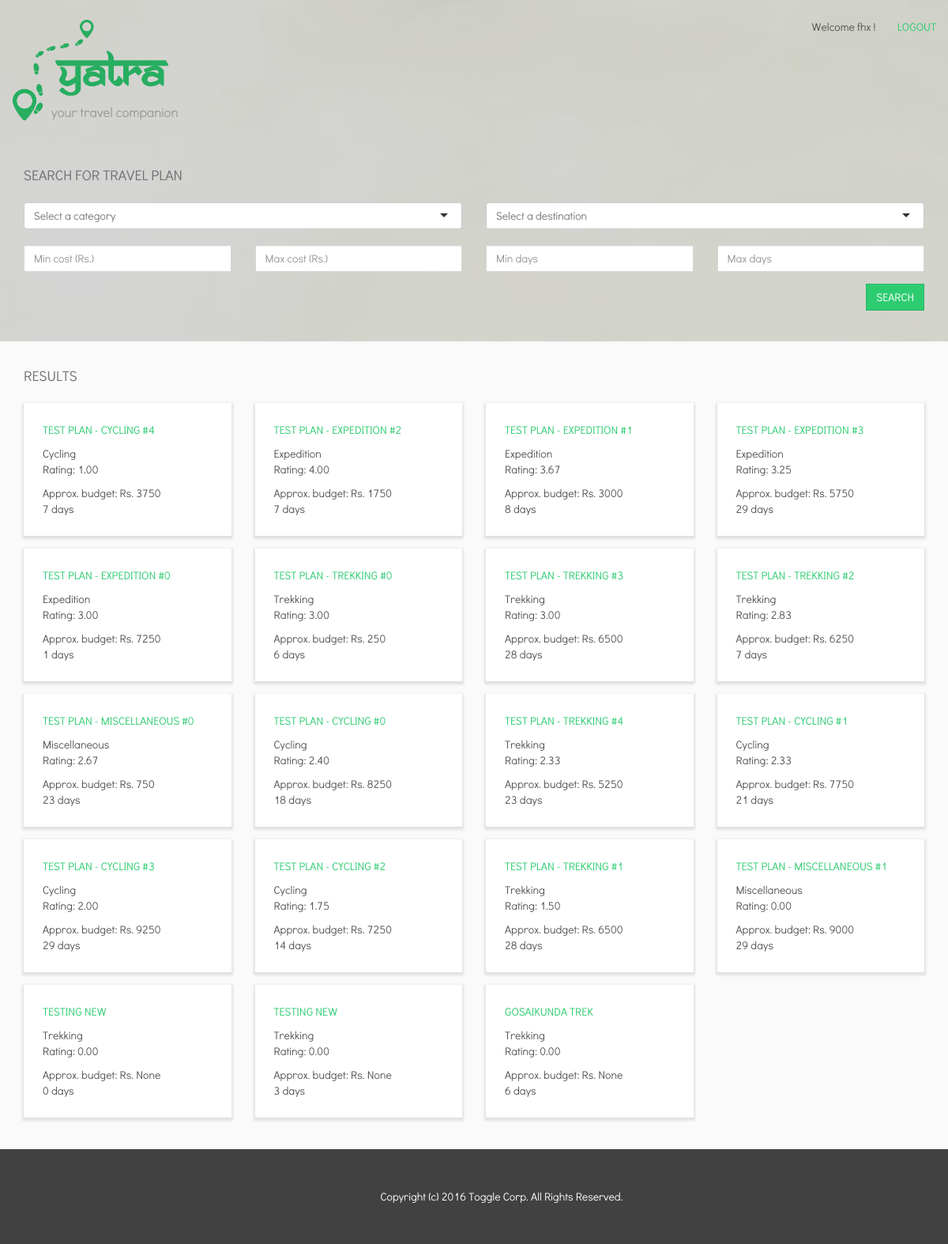
Page /search/ (signed in) on the committed database.
### tour/models.py (models this page shows, shortened)
class Plan(models.Model):
    title = models.CharField(max_length=50)
    category = models.ForeignKey(Category)
    description = models.TextField(blank=True, default="")
    destination = models.ForeignKey(Destination)
    next_point = models.OneToOneField(TripPoint, null=True, blank=True,
                                      default=None)
    budget = models.IntegerField(null=True, blank=True, default=None)
    public = models.BooleanField(default=True)
    number_of_days = models.IntegerField(default=0)
    created_by = models.ForeignKey(User)
    created_at = models.DateTimeField(auto_now_add=True)

class Category(models.Model):
    name = models.CharField(max_length=70, primary_key=True)
    class Meta:
        verbose_name_plural = "categories"
    def __str__(self):
        return self.name

### tour/views.py (the view, shortened to what this page needs)
# urls.py: url(r'^search/$', SearchView.as_view(), name="search"),
class SearchView(View):
    @method_decorator(login_required)
    def get(self, request):
        plan_filter = PlanFilter(Plan.objects.filter(public=True).
                                 exclude(review__posted_by=request.user))
        categ = request.GET.get("category", "")
        dest = request.GET.get("destination", "")
        min_cost = request.GET.get("min_cost", "")
        max_cost = request.GET.get("max_cost", "")
        min_days = request.GET.get("min_days", "")
        max_days = request.GET.get("max_days", "")
        data = {}
        if categ != "":
            plan_filter.category(Category.objects.get(pk=categ))
            data["categ"] = categ
        if min_days != "":
            plan_filter.min_days(int(min_days))
            data["min_days"] = min_days
        if max_days != "":
            plan_filter.max_days(int(max_days))
            data["max_days"] = max_days
        if min_cost != "":
            plan_filter.min_cost(int(min_cost))
            data["min_cost"] = min_cost
        if max_cost != "":
            plan_filter.max_cost(int(max_cost))
            data["max_cost"] = max_cost
        plans = sort_by_recommended(plan_filter.get(), request.user)
        for plan in plans:
            plan.rating = Review.get_average_rating(plan)
        data.update({
            'destinations': [
                d for d in Destination.objects.all()
                if not District.objects.filter(name=d.name).exists()
            ],
            "districts": District.objects.all(),
            "categories": Category.objects.all(),
            "plans": plans,
        })
        return render(request, 'tour/search.html', data)

### tour/models.py (called while the page is built)
    @staticmethod
    def get_average_rating(plan):
        ratings = Review.objects.filter(plan=plan).values_list('rating',
                                                               flat=True)
        return 0 if len(ratings) == 0 else sum(ratings)/len(ratings)

### tour/score.py (called while the page is built)
def average(values):
    return sum(values)/len(values) if len(values) != 0 else 0

def get_normal_diff(v1, v2):
    return float(v1-v2)/float(max(v1, v2))

def pearson(x, y):
    n = len(x)
    sum_x = float(sum(x))
    sum_y = float(sum(y))
    sum_x_sq = sum(map(lambda x: pow(x, 2), x))
    sum_y_sq = sum(map(lambda x: pow(x, 2), y))
    psum = sum(map(lambda x, y: x * y, x, y))
    num = psum - (sum_x * sum_y/n)
    den = pow((sum_x_sq - pow(sum_x, 2) / n) * (sum_y_sq - pow(sum_y, 2) / n),
              0.5)
    return 0 if den == 0 else num/den

def get_plans_difference(p1, p2):
    dist = get_normal_diff(p1.number_of_days, p2.number_of_days)**2 / 3
    if p1.budget and p2.budget:
        dist += get_normal_diff(p1.budget, p2.budget)**2 / 3
    dist += 0 if p1.category.pk == p2.category.pk else 1
    return math.sqrt(dist)

def get_content_based_rating(plan, user):
    reviews = Review.objects.filter(posted_by=user)
    scores = []
    for review in reviews:
        dist = get_plans_difference(plan, review.plan)
        if dist < 0.5:
            scores.append(review.rating/5 * (1-dist))
    return average(scores)

def get_collaborative_item_rating(plan, user):
    reviews = Review.objects.filter(posted_by=user)
    scores = []
    p1 = plan
    for review in reviews:
        p2 = review.plan
        overlap = User.objects.filter(review__plan=p1).filter(review__plan=p2)
        if len(overlap) > 0:
            r1s = []
            r2s = []
            for u in overlap:
                r1s.append(Review.objects.get(posted_by=u, plan=p1).rating)
                r2s.append(Review.objects.get(posted_by=u, plan=p2).rating)
            scores.append(review.rating/5 * max(0, pearson(r1s, r2s)))
    return average(scores)

def get_agency_score(plan, user):
    try:
        agency = Agency.objects.get(user=plan.created_by)
        return 1, 1 + agency.score/5
    except:
        return 0, 0

### tour/search.py (called while the page is built)
def sort_by_recommended(plans, user):
    return sorted(plans, key=lambda p: get_score(p, user), reverse=True)

    def get(self):
        if self.pk_order:
            objects = dict([(p.pk, p) for p in self.plans])
            return [objects[pk] for pk in self.pk_order]
        else:
            return list(self.plans)

### tour/templates/tour/search.html (shortened to what this page needs)
{% extends 'base.html' %}
{% load staticfiles %}
{% block headblock %}
<link rel="stylesheet" type="text/css" href="{% static 'css/dashboard.css' %}">
<link rel="stylesheet" type="text/css" href="{% static 'css/selectize.css' %}">
<link rel="stylesheet" type="text/css" href="{% static 'css/selectize.bootstrap3.css' %}">
{% endblock %}
{% block bodyblock %}
<div class="section" id="header-section">
    <div class="container">
        {% include 'tour/title-wrapper.html' %}
        <div id="search-wrapper">
            <form action="{% url 'search' %}">
                <div class="form-group">
                    <h4>Search for travel plan</h4>
                </div>
                <div class="form-group">
                    <div class="row">
                        <div class="col-sm-6">
                        </div>
                        <div class="col-sm-6">
                        </div>
                    </div>
                </div>
                <div class="form-group">
                    <div class="row">
                        <div class="col-sm-3">
                            <input type="number" name="min_cost" class="form-control" placeholder="Min cost (Rs.)" value="{% if min_cost %}{{min_cost}}{% endif %}">
                        </div>
                        <div class="col-sm-3">
                            <input type="number" name="max_cost" class="form-control" placeholder="Max cost (Rs.)" value="{% if max_cost %}{{max_cost}}{% endif %}">
                        </div>
                        <div class="col-sm-3">
                            <input type="number" name="min_days" class="form-control" placeholder="Min days" value="{% if min_days %}{{min_days}}{% endif %}">
                        </div>
                        <div class="col-sm-3">
                            <input type="number" name="max_days" class="form-control" placeholder="Max days" value="{% if max_days %}{{max_days}}{% endif %}">
                        </div>
                    </div>
                </div>
                <div class="form-group">
                    <input class="btn btn-primary" type="submit" value="search">
                </div>
            </form>
        </div>
    </div>
</div>
<div class="section" id="body-section">
    <div class="container">
        <div class="block" id="results-block">
            <h4>Results</h4>
            <div class="row">
                {% for plan in plans %}
                <div class="col-sm-3">
                    <div class="search-result">
                        <div class="title"><a href="{% url 'plan' plan.pk %}">{{plan.title}}</a></div>
                        <div class="category">{{plan.category}}</div>
                        <div class="rating">Rating: {{plan.rating|floatformat:2}}</div>
                        <div class="budget"> Approx. budget: Rs. {{plan.budget}}</div>
                        <div class="days">{{plan.number_of_days}} days</div>
                    </div>
                </div>
                {% empty %}
                <div class="col-sm-12">
                    <div class="msg msg-no-result">
                        Sorry! No result found
                    </div>
                </div>
                {% endfor %}
            </div>
        </div>
    </div>
</div>
{% include 'footer.html' %}
{% endblock %}

### tour/templates/tour/title-wrapper.html
{% load staticfiles %}
<div id="title-wrapper">
    <div class="row">
        <div class="pull-right">
            <span id="greeting-msg">Welcome {{ request.user.username }} !</span>
            <a href="{% url 'logout' %}" >Logout</a>
        </div>
        <a href="{% url 'dashboard' %}"><img id="yatra-logo" src="{% static 'img/logo-green.png' %}"></a>
        <div id="slogan">your travel companion</div>
    </div>
</div>

### static/css/common.css (style rules this page uses)
body { font-family: 'Didact Gothic', sans-serif; }
input[type="submit"], button, a { text-transform: uppercase; font-weight: 500; }

### static/css/dashboard.css (style rules this page uses)
h4 { color: #717171; text-transform: uppercase; margin-bottom: 24px; }
#yatra-logo { width: 200px; }
#slogan { font-size: 1.2em; margin-left: 50px; margin-top: -24px; color: #969696; }
#header-section { background-color: #f0f0f0; }
#body-section { padding-top: 24px; }
#title-wrapper { padding: 24px 0px; }
#title-wrapper #greeting-msg { margin-right: 24px; }
#search-wrapper { padding: 24px 0px; }
#search-wrapper .form-group:last-child { text-align: right; }
.recommendation, .search-result { padding: 24px; background-color: #fff; margin-bottom: 16px; box-shadow: 0 2px 3px 2px rgba(0, 0, 0, 0.1); }
.recommendation .title, .search-result .title { margin-bottom: 10px; }

### rows in the picture
Plan: title "TEST PLAN - CYCLING #4", category "Cycling", rating "1.00", budget "3750", number_of_days "7"
Plan: title "TEST PLAN - EXPEDITION #2", category "Expedition", rating "4.00", budget "1750", number_of_days "7"
Plan: title "TEST PLAN - EXPEDITION #1", category "Expedition", rating "3.67", budget "3000", number_of_days "8"
Plan: title "TEST PLAN - EXPEDITION #3", category "Expedition", rating "3.25", budget "5750", number_of_days "29"
Plan: title "TEST PLAN - EXPEDITION #0", category "Expedition", rating "3.00", budget "7250", number_of_days "1"
Plan: title "TEST PLAN - TREKKING #0", category "Trekking", rating "3.00", budget "250", number_of_days "6"
Plan: title "TEST PLAN - TREKKING #3", category "Trekking", rating "3.00", budget "6500", number_of_days "28"
Plan: title "TEST PLAN - TREKKING #2", category "Trekking", rating "2.83", budget "6250", number_of_days "7"
Plan: title "TEST PLAN - MISCELLANEOUS #0", category "Miscellaneous", rating "2.67", budget "750", number_of_days "23"
Plan: title "TEST PLAN - CYCLING #0", category "Cycling", rating "2.40", budget "8250", number_of_days "18"
Plan: title "TEST PLAN - TREKKING #4", category "Trekking", rating "2.33", budget "5250", number_of_days "23"
Plan: title "TEST PLAN - CYCLING #1", category "Cycling", rating "2.33", budget "7750", number_of_days "21"
Plan: title "TEST PLAN - CYCLING #3", category "Cycling", rating "2.00", budget "9250", number_of_days "29"
Plan: title "TEST PLAN - CYCLING #2", category "Cycling", rating "1.75", budget "7250", number_of_days "14"
Plan: title "TEST PLAN - TREKKING #1", category "Trekking", rating "1.50", budget "6500", number_of_days "28"
Plan: title "TEST PLAN - MISCELLANEOUS #1", category "Miscellaneous", rating "0.00", budget "9000", number_of_days "29"
Plan: title "TESTING NEW", category "Trekking", rating "0.00", budget "None", number_of_days "0"
Plan: title "TESTING NEW", category "Trekking", rating "0.00", budget "None", number_of_days "3"
Plan: title "GOSAIKUNDA TREK", category "Trekking", rating "0.00", budget "None", number_of_days "6"

### other values in the picture
{{ request.user.username }} "fhx"
